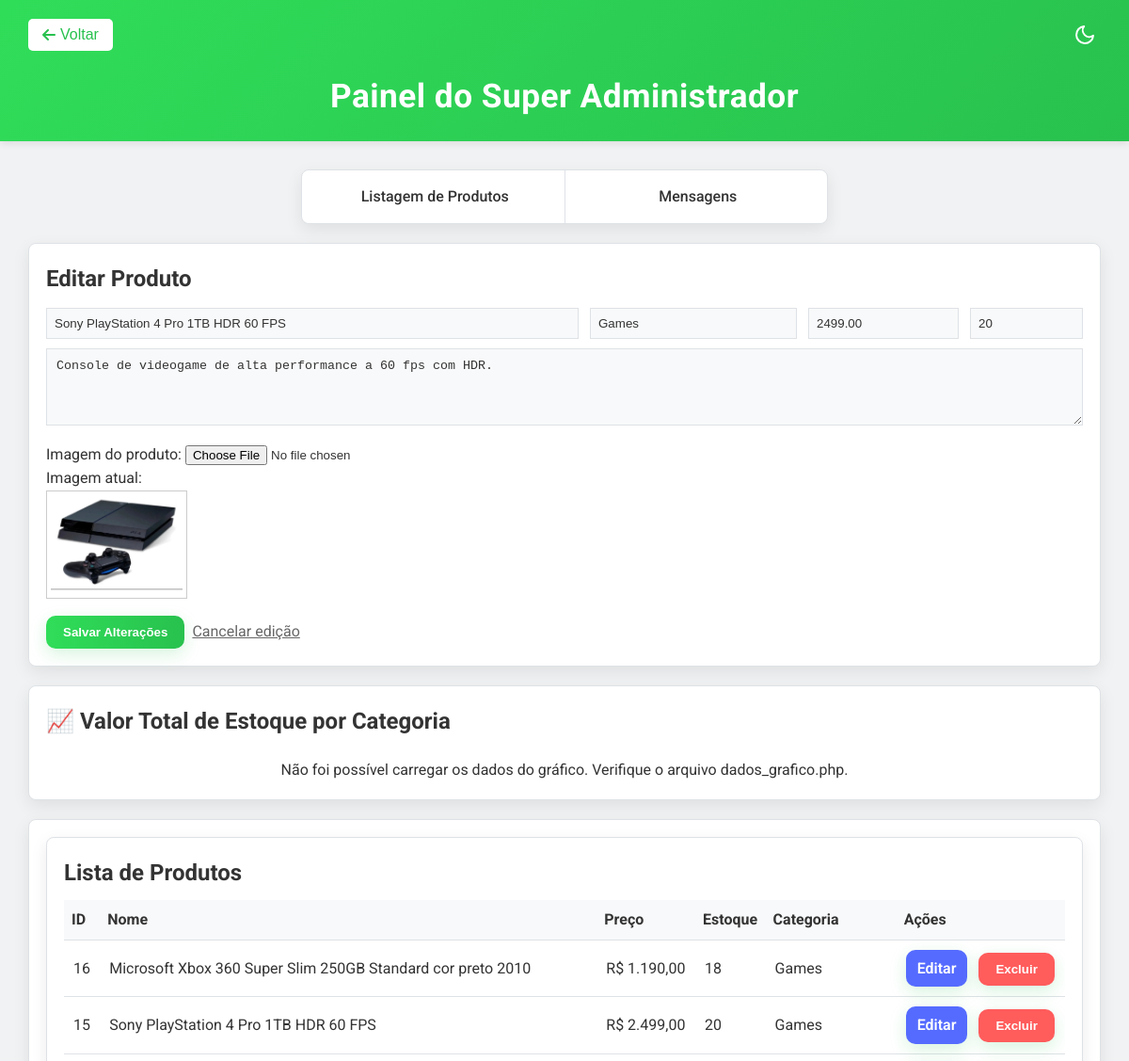
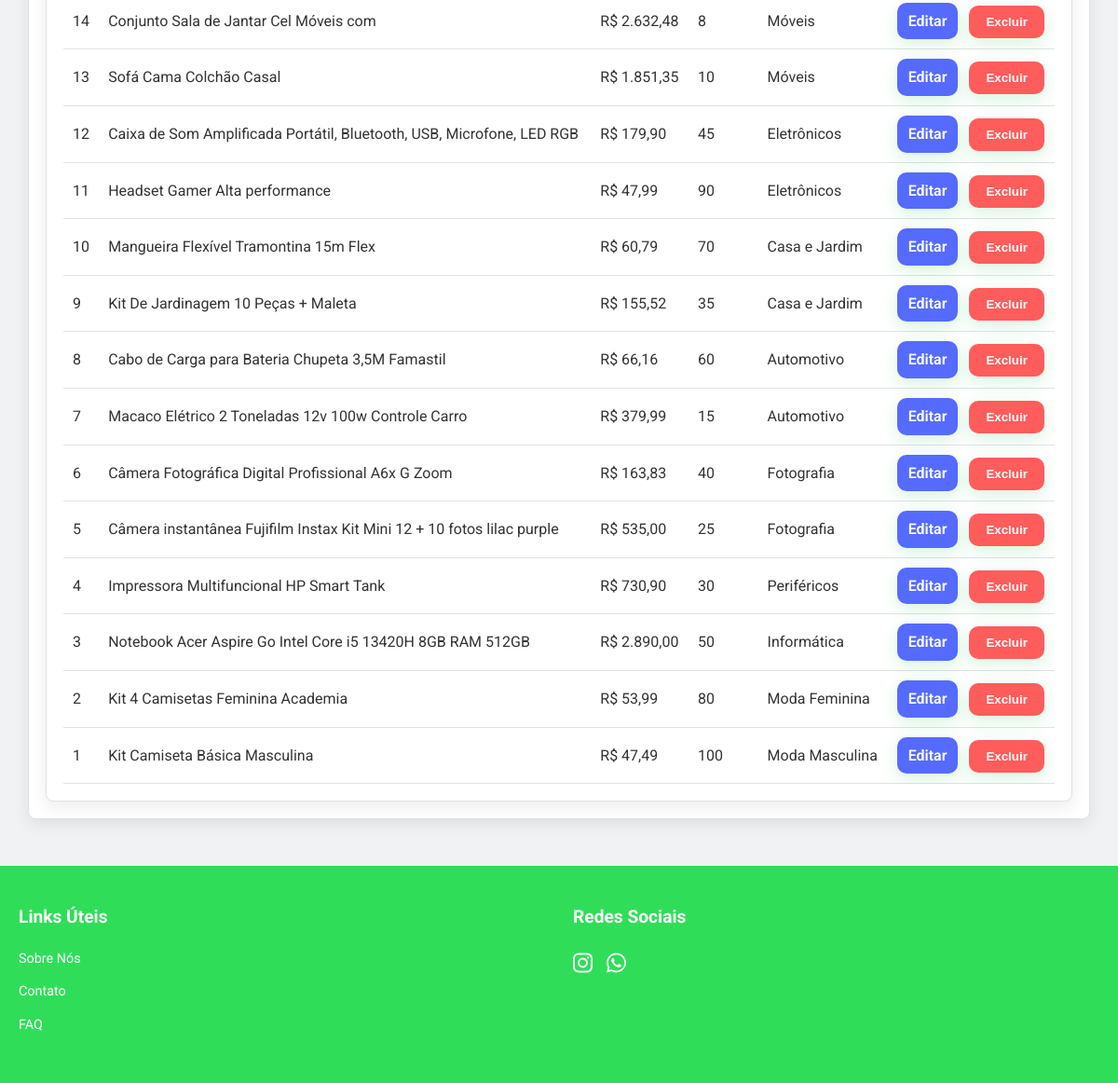
The page /paginas/super-administrador.php?editar=15 (signed in) on the database its author committed (2 pictures, top to bottom).
### tables this page shows
CREATE TABLE `produtos` (
  `id` int(11) NOT NULL,
  `nome` varchar(100) NOT NULL,
  `descricao` text DEFAULT NULL,
  `preco` decimal(10,2) NOT NULL,
  `estoque` int(11) DEFAULT 0,
  `categoria` varchar(50) DEFAULT NULL,
  `data_criacao` datetime DEFAULT current_timestamp(),
  `imagem` varchar(255) DEFAULT NULL
);

### paginas/super-administrador.php (the view, shortened to what this page needs)
<?php
require_once('conexao.php');
$produto_editar = null;
if (isset($_GET['editar'])) {
	$id = intval($_GET['editar']);
	$stmt = $conexao->prepare('SELECT * FROM produtos WHERE id = ?');
	$stmt->bind_param('i', $id);
	$stmt->execute();
	$result = $stmt->get_result();
	$produto_editar = $result->fetch_assoc();
}
$produtos = [];
$resultado = $conexao->query('SELECT * FROM produtos ORDER BY id DESC');
if ($resultado) {
	while ($row = $resultado->fetch_assoc()) {
		$produtos[] = $row;
	}
}
?>
<!DOCTYPE html>
<html lang="pt-BR">
<head>
	<link rel="stylesheet" href="../estilo/super-administrador.css">
	<link rel="stylesheet" href="https://cdnjs.cloudflare.com/ajax/libs/font-awesome/5.15.3/css/all.min.css">
</head>
<body>
	<div class="Titulo">
        <div class="header-controls">
            <div class="botao-voltar">
                <button onclick="window.location.href='Principal.php'" class="back-button">
                    <i class="fas fa-arrow-left"></i> Voltar
                </button>
            </div>
            <div class="darkmode-container">
                <button id="darkModeToggle" aria-label="Alternar modo escuro"></button>
            </div>
        </div>
        <h1>Painel do Super Administrador</h1>
    </div>
	<div class="Botoes navegacao">
		<nav>
			<ul>
				<li><a href="listagem-produtos.php">Listagem de Produtos</a></li>
				<li><a href="painel_mensagens.php">Mensagens</a></li>
			</ul>
		</nav>
	</div>
	<div class="super-admin-container">
		<div style="width:95%; max-width:1200px;">
			<section style="background:white; padding:18px; border-radius:8px; box-shadow:0 6px 18px rgba(0,0,0,0.05); margin-bottom:20px;">
				<h2><?= $produto_editar ? 'Editar Produto' : 'Adicionar Produto' ?></h2>
				<form action="processa_produto.php" method="POST" enctype="multipart/form-data">
					<div style="display:flex; flex-wrap:wrap; gap:12px; margin-top:12px;">
						<input type="text" name="nome" placeholder="Nome do produto" required style="flex:1; min-width:200px; padding:8px;" value="<?= $produto_editar ? htmlspecialchars($produto_editar['nome']) : '' ?>">
						<input type="text" name="categoria" placeholder="Categoria" style="width:220px; padding:8px;" value="<?= $produto_editar ? htmlspecialchars($produto_editar['categoria']) : '' ?>">
						<input type="number" step="0.01" name="preco" placeholder="Preço" required style="width:160px; padding:8px;" value="<?= $produto_editar ? htmlspecialchars($produto_editar['preco']) : '' ?>">
						<input type="number" name="estoque" placeholder="Estoque" style="width:120px; padding:8px;" value="<?= $produto_editar ? htmlspecialchars($produto_editar['estoque']) : '0' ?>">
					</div>
					<div style="margin-top:10px;">
						<textarea name="descricao" placeholder="Descrição" rows="4" style="width:100%; padding:10px;"><?= $produto_editar ? htmlspecialchars($produto_editar['descricao']) : '' ?></textarea>
					</div>
					<div style="margin-top:10px;">
						<label>Imagem do produto:</label>
						<input type="file" name="imagem" accept="image/*">
						<?php if ($produto_editar && !empty($produto_editar['imagem'])): ?>
							<p>Imagem atual:</p>
							<img src="uploads/<?= htmlspecialchars($produto_editar['imagem']) ?>" alt="Imagem do produto" style="max-width:150px; border:1px solid #ccc; padding:4px;">
						<?php endif; ?>
					</div>
					<div style="margin-top:10px; display:flex; gap:8px;">
						<button class="super-admin-btn" type="submit"><?= $produto_editar ? 'Salvar Alterações' : 'Adicionar Produto' ?></button>
						<?php if ($produto_editar): ?>
							<a href="super-administrador.php" style="align-self:center; color:#666;">Cancelar edição</a>
						<?php endif; ?>
					</div>
				</form>
			</section>
			<section style="background:white; padding:18px; border-radius:8px; box-shadow:0 6px 18px rgba(0,0,0,0.05); margin-bottom:20px; margin-top:20px;">
				<h2>📈 Valor Total de Estoque por Categoria</h2>
				<div style="max-width: 800px; margin: 0 auto; margin-top: 20px;">
				</div>
			</section>
			<section style="background:white; padding:18px; border-radius:8px; box-shadow:0 6px 18px rgba(0,0,0,0.05);">
				<section style="background:white; padding:18px; border-radius:8px; box-shadow:0 6px 18px rgba(0,0,0,0.05);">
					<h2>Lista de Produtos</h2>
					<div style="overflow:auto; margin-top:10px;">
						<table style="width:100%; border-collapse:collapse;">
							<thead>
								<tr style="background:#f8f9fa; text-align:left;">
									<th style="padding:8px; border-bottom:1px solid #eee;">ID</th>
									<th style="padding:8px; border-bottom:1px solid #eee;">Nome</th>
									<th style="padding:8px; border-bottom:1px solid #eee;">Preço</th>
									<th style="padding:8px; border-bottom:1px solid #eee;">Estoque</th>
									<th style="padding:8px; border-bottom:1px solid #eee;">Categoria</th>
									<th style="padding:8px; border-bottom:1px solid #eee;">Ações</th>
								</tr>
							</thead>
							<tbody>
								<?php foreach ($produtos as $p): ?>
									<tr>
										<td style="padding:10px; vertical-align:middle;"><?= $p['id'] ?></td>
										<td style="padding:10px; vertical-align:middle;"><?= htmlspecialchars($p['nome']) ?></td>
										<td style="padding:10px; vertical-align:middle;">R$ <?= number_format($p['preco'], 2, ',', '.') ?></td>
										<td style="padding:10px; vertical-align:middle;"><?= $p['estoque'] ?></td>
										<td style="padding:10px; vertical-align:middle;"><?= htmlspecialchars($p['categoria']) ?></td>
										<td style="padding:10px; vertical-align:middle;">
											<a class="super-admin-btn" style="background:#556bff; padding:7px 12px; text-decoration:none; margin-right:8px;" href="super-administrador.php?editar=<?= $p['id'] ?>">Editar</a>
											<form action="processa_produto.php" method="POST" style="display:inline;" onsubmit="return confirm('Deseja realmente excluir este produto?');">
												<button class="super-admin-btn" type="submit" style="background:#ff5c5c;">Excluir</button>
											</form>
										</td>
									</tr>
								<?php endforeach; ?>
							</tbody>
						</table>
					</div>
				</section>
		</div>
	</div>
	<?php include "../componentes/footer.php"; ?>
</body>
</html>

### estilo/super-administrador.css (style rules this page uses)
:root { --primary-color: #30dd59; --primary-hover-color: #28c14e; --bg-color: #f1f2f3; --card-bg-color: #ffffff; --secondary-color: #f8f9fa; --text-color: #333; --light-text-color: #666; --border-color: #dee2e6; --shadow-color: rgba(0,0,0,0.08); }
* { box-sizing: border-box; margin: 0; padding: 0; }
body { font-family: 'Roboto', sans-serif; line-height: 1.6; color: var(--text-color); background-color: var(--bg-color); transition: background-color 0.3s ease, color 0.3s ease; }
.Titulo { background: linear-gradient(135deg, var(--primary-color) 0%, var(--primary-hover-color) 100%); color: white; padding: 20px; text-align: center; box-shadow: 0 2px 8px rgba(0,0,0,0.1); margin-bottom: 30px; display: flex; flex-direction: column; align-items: center; position: relative; }
.Titulo h1 { font-size: 2.2rem; font-weight: 700; margin: 10px 0 0 0; letter-spacing: 0.5px; }
.header-controls { width: 100%; max-width: 1200px; padding: 0 10px; display: flex; justify-content: space-between; align-items: center; margin-bottom: 10px; }
.back-button { background: white; color: var(--primary-hover-color); border: none; padding: 8px 15px; border-radius: 5px; cursor: pointer; font-size: 1rem; font-weight: 500; display: flex; align-items: center; gap: 5px; transition: all 0.2s ease; }
.darkmode-container button { background: none; border: none; cursor: pointer; color: white; padding: 5px; transition: color 0.2s ease, transform 0.2s ease; }
.super-admin-container { display: flex; justify-content: center; align-items: center; margin: 20px 0; }
.super-admin-container section, .Botoes.navegacao nav, .super-admin-container div[style*="background:white"], .super-admin-container div[style*="background:#e6ffed"], .super-admin-container div[style*="background:#ffecec"] { background: var(--card-bg-color) !important; color: var(--text-color) !important; border: 1px solid var(--border-color); box-shadow: 0 6px 18px var(--shadow-color) !important; transition: background-color 0.3s, border-color 0.3s, box-shadow 0.3s; }
input[type="text"], input[type="number"], textarea { background-color: var(--secondary-color) !important; color: var(--text-color) !important; border: 1px solid var(--border-color) !important; transition: background-color 0.3s, border-color 0.3s; }
.super-admin-container table { color: var(--text-color); }
.super-admin-container th { background: var(--secondary-color) !important; border-bottom: 1px solid var(--border-color) !important; color: var(--text-color) !important; }
.super-admin-container td { border-bottom: 1px solid var(--border-color) !important; }
.Botoes.navegacao { max-width: 600px; margin: 0 auto; padding: 0 20px; }
.Botoes.navegacao nav { background-color: white; border-radius: 8px; box-shadow: 0 2px 4px rgba(0,0,0,0.08); overflow: hidden; }
.Botoes.navegacao nav ul { list-style: none; display: flex; flex-wrap: wrap; gap: 0; margin: 0; padding: 0; }
.Botoes.navegacao nav li { flex: 1; min-width: 180px; border-right: 1px solid var(--border-color); }
.Botoes.navegacao nav li:last-child { border-right: none; }
.Botoes.navegacao nav a { display: block; padding: 15px 20px; text-decoration: none; color: var(--text-color); font-weight: 500; transition: all 0.3s ease; text-align: center; border-left: 4px solid transparent; }
.super-admin-btn { display: inline-flex; gap: .6rem; align-items: center; background: linear-gradient(90deg,#30dd59 0%,#28c14e 100%); color: #ffffff; font-weight: 600; padding: 10px 18px; border-radius: 10px; text-decoration: none; box-shadow: 0 6px 18px rgba(40,193,78,0.18); transition: transform .14s ease, box-shadow .14s ease, opacity .12s ease; border: none; cursor: pointer; white-space: nowrap; }

### rows shown on the page
produtos: nome "Sony PlayStation 4 Pro 1TB HDR 60 FPS", categoria "Games", preco "2499.00", estoque "20", descricao "Console de videogame de alta performance a 60 fps com HDR.", imagem (picture), id "15", preco "2.499,00"
produtos: id "16", nome "Microsoft Xbox 360 Super Slim 250GB Standard cor preto 2010", preco "1.190,00", estoque "18", categoria "Games"
produtos: id "14", nome "Conjunto Sala de Jantar Cel Móveis com", preco "2.632,48", estoque "8", categoria "Móveis"
produtos: id "13", nome "Sofá Cama Colchão Casal", preco "1.851,35", estoque "10", categoria "Móveis"
produtos: id "12", nome "Caixa de Som Amplificada Portátil, Bluetooth, USB, Microfone, LED RGB", preco "179,90", estoque "45", categoria "Eletrônicos"
produtos: id "11", nome "Headset Gamer Alta performance", preco "47,99", estoque "90", categoria "Eletrônicos"
produtos: id "10", nome "Mangueira Flexível Tramontina 15m Flex", preco "60,79", estoque "70", categoria "Casa e Jardim"
produtos: id "9", nome "Kit De Jardinagem 10 Peças + Maleta", preco "155,52", estoque "35", categoria "Casa e Jardim"
produtos: id "8", nome "Cabo de Carga para Bateria Chupeta 3,5M Famastil", preco "66,16", estoque "60", categoria "Automotivo"
produtos: id "7", nome "Macaco Elétrico 2 Toneladas 12v 100w Controle Carro", preco "379,99", estoque "15", categoria "Automotivo"
produtos: id "6", nome "Câmera Fotográfica Digital Profissional A6x G Zoom", preco "163,83", estoque "40", categoria "Fotografia"
produtos: id "5", nome "Câmera instantânea Fujifilm Instax Kit Mini 12 + 10 fotos lilac purple", preco "535,00", estoque "25", categoria "Fotografia"
produtos: id "4", nome "Impressora Multifuncional HP Smart Tank", preco "730,90", estoque "30", categoria "Periféricos"
produtos: id "3", nome "Notebook Acer Aspire Go Intel Core i5 13420H 8GB RAM 512GB", preco "2.890,00", estoque "50", categoria "Informática"
produtos: id "2", nome "Kit 4 Camisetas Feminina Academia", preco "53,99", estoque "80", categoria "Moda Feminina"
produtos: id "1", nome "Kit Camiseta Básica Masculina", preco "47,49", estoque "100", categoria "Moda Masculina"
